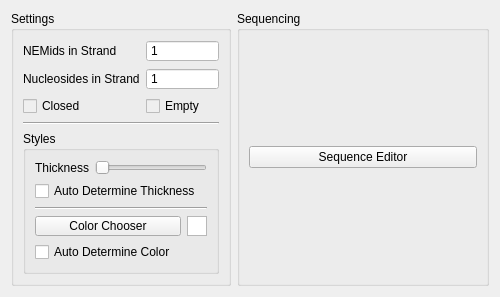
<?xml version="1.0" encoding="UTF-8"?>
<ui version="4.0">
 <class>Dialog</class>
 <widget class="QDialog" name="Dialog">
  <property name="geometry">
   <rect>
    <x>0</x>
    <y>0</y>
    <width>500</width>
    <height>269</height>
   </rect>
  </property>
  <property name="minimumSize">
   <size>
    <width>450</width>
    <height>0</height>
   </size>
  </property>
  <property name="maximumSize">
   <size>
    <width>600</width>
    <height>16777215</height>
   </size>
  </property>
  <property name="windowTitle">
   <string>Strand Config</string>
  </property>
  <layout class="QGridLayout" name="gridLayout">
   <item row="0" column="0">
    <widget class="QGroupBox" name="gridGroupBox">
     <property name="maximumSize">
      <size>
       <width>220</width>
       <height>16777215</height>
      </size>
     </property>
     <property name="title">
      <string>Settings</string>
     </property>
     <layout class="QGridLayout" name="gridLayout_2">
      <item row="4" column="0" colspan="2">
       <widget class="QGroupBox" name="groupBox">
        <property name="title">
         <string>Styles</string>
        </property>
        <layout class="QVBoxLayout" name="verticalLayout_2">
         <item>
          <layout class="QVBoxLayout" name="verticalLayout">
           <item>
            <layout class="QHBoxLayout" name="horizontalLayout">
             <item>
              <widget class="QLabel" name="label_3">
               <property name="text">
                <string>Thickness</string>
               </property>
              </widget>
             </item>
             <item>
              <widget class="QSlider" name="thickness">
               <property name="orientation">
                <enum>Qt::Horizontal</enum>
               </property>
              </widget>
             </item>
            </layout>
           </item>
           <item>
            <widget class="QCheckBox" name="auto_thickness">
             <property name="text">
              <string>Auto Determine Thickness</string>
             </property>
            </widget>
           </item>
          </layout>
         </item>
         <item>
          <widget class="Line" name="line">
           <property name="orientation">
            <enum>Qt::Horizontal</enum>
           </property>
          </widget>
         </item>
         <item>
          <layout class="QGridLayout" name="gridLayout_3">
           <item row="3" column="1">
            <widget class="QPushButton" name="color_chooser">
             <property name="maximumSize">
              <size>
               <width>16777215</width>
               <height>20</height>
              </size>
             </property>
             <property name="statusTip">
              <string>Launch the color editor</string>
             </property>
             <property name="text">
              <string>Color Chooser</string>
             </property>
             <property name="autoDefault">
              <bool>false</bool>
             </property>
            </widget>
           </item>
           <item row="3" column="2">
            <widget class="QGraphicsView" name="color_preview">
             <property name="sizePolicy">
              <sizepolicy hsizetype="Fixed" vsizetype="Fixed">
               <horstretch>0</horstretch>
               <verstretch>0</verstretch>
              </sizepolicy>
             </property>
             <property name="maximumSize">
              <size>
               <width>20</width>
               <height>20</height>
              </size>
             </property>
            </widget>
           </item>
           <item row="4" column="1" colspan="2">
            <widget class="QCheckBox" name="auto_color">
             <property name="text">
              <string>Auto Determine Color</string>
             </property>
            </widget>
           </item>
          </layout>
         </item>
        </layout>
       </widget>
      </item>
      <item row="2" column="1">
       <widget class="QCheckBox" name="empty">
        <property name="enabled">
         <bool>false</bool>
        </property>
        <property name="statusTip">
         <string>Whether there are no items in the strand</string>
        </property>
        <property name="styleSheet">
         <string notr="true">QCheckBox{color: black}</string>
        </property>
        <property name="text">
         <string>Empty</string>
        </property>
       </widget>
      </item>
      <item row="1" column="0">
       <widget class="QLabel" name="label_2">
        <property name="text">
         <string>Nucleosides in Strand</string>
        </property>
       </widget>
      </item>
      <item row="2" column="0">
       <widget class="QCheckBox" name="closed">
        <property name="enabled">
         <bool>false</bool>
        </property>
        <property name="statusTip">
         <string>Whether this is a closed strand</string>
        </property>
        <property name="styleSheet">
         <string notr="true">QCheckBox{color: black}</string>
        </property>
        <property name="text">
         <string>Closed</string>
        </property>
       </widget>
      </item>
      <item row="0" column="0">
       <widget class="QLabel" name="label">
        <property name="text">
         <string>NEMids in Strand</string>
        </property>
       </widget>
      </item>
      <item row="1" column="1">
       <widget class="QSpinBox" name="nucleosides_in_strand">
        <property name="enabled">
         <bool>false</bool>
        </property>
        <property name="styleSheet">
         <string notr="true">background-color: white; color: black</string>
        </property>
        <property name="buttonSymbols">
         <enum>QAbstractSpinBox::NoButtons</enum>
        </property>
        <property name="minimum">
         <number>1</number>
        </property>
        <property name="maximum">
         <number>999999999</number>
        </property>
       </widget>
      </item>
      <item row="0" column="1">
       <widget class="QSpinBox" name="NEMids_in_strand">
        <property name="enabled">
         <bool>false</bool>
        </property>
        <property name="styleSheet">
         <string notr="true">background-color: white; color: black</string>
        </property>
        <property name="buttonSymbols">
         <enum>QAbstractSpinBox::NoButtons</enum>
        </property>
        <property name="minimum">
         <number>1</number>
        </property>
        <property name="maximum">
         <number>999999999</number>
        </property>
       </widget>
      </item>
      <item row="5" column="0" colspan="2">
       <spacer name="verticalSpacer">
        <property name="orientation">
         <enum>Qt::Vertical</enum>
        </property>
        <property name="sizeHint" stdset="0">
         <size>
          <width>20</width>
          <height>40</height>
         </size>
        </property>
       </spacer>
      </item>
      <item row="3" column="0" colspan="2">
       <widget class="Line" name="line_2">
        <property name="orientation">
         <enum>Qt::Horizontal</enum>
        </property>
       </widget>
      </item>
     </layout>
    </widget>
   </item>
   <item row="0" column="1">
    <widget class="QGroupBox" name="sequencing_area">
     <property name="maximumSize">
      <size>
       <width>300</width>
       <height>16777215</height>
      </size>
     </property>
     <property name="title">
      <string>Sequencing</string>
     </property>
     <layout class="QVBoxLayout" name="verticalLayout_3">
      <item>
       <widget class="QPushButton" name="sequence_editor">
        <property name="text">
         <string>Sequence Editor</string>
        </property>
        <property name="autoDefault">
         <bool>false</bool>
        </property>
       </widget>
      </item>
     </layout>
    </widget>
   </item>
  </layout>
 </widget>
 <resources/>
 <connections/>
</ui>
